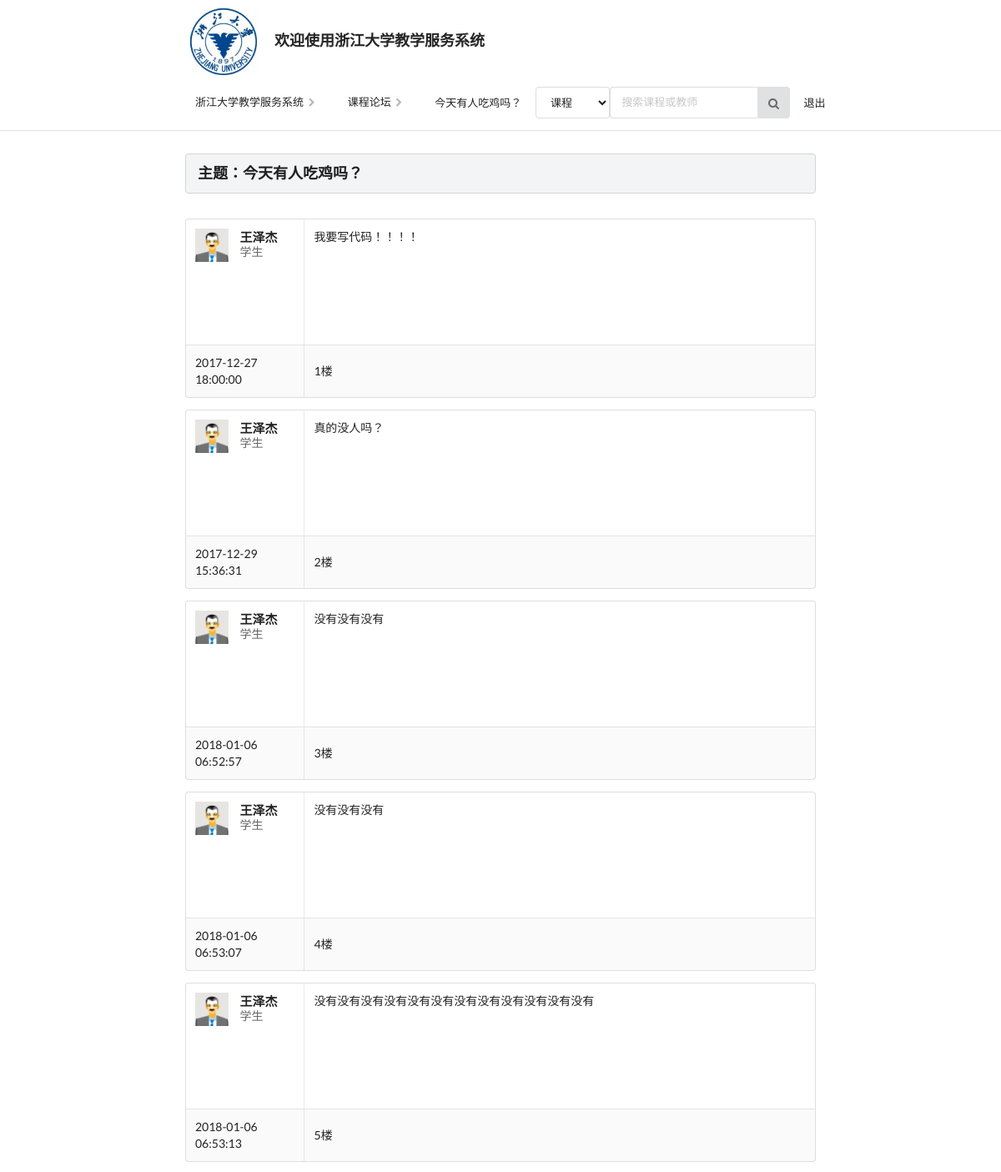
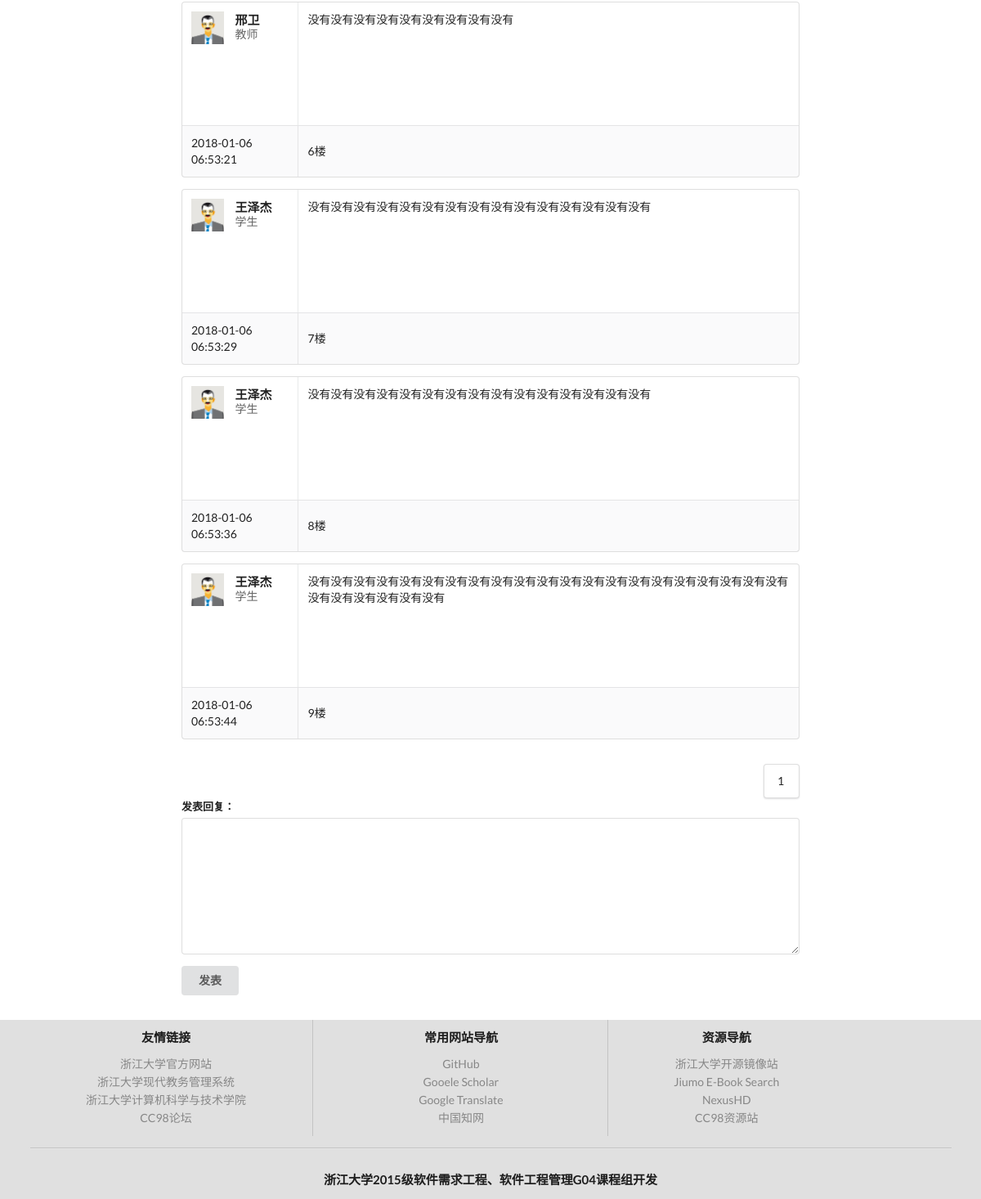
The page /student/student_forum/1/ (signed in) on the database its author committed (2 pictures, top to bottom).
### teacher/models.py (models this page shows, shortened)
class ForumList(models.Model):
    forum_title = models.CharField(max_length=300, null=True)
    forum_content = models.TextField(null=True)
    forum_time = models.DateTimeField(null=True)
    forum_course = models.ForeignKey('CourseInfo', on_delete=models.CASCADE)
    forum_user = models.ForeignKey('UserInfo', on_delete=models.CASCADE)

class UserInfo(models.Model):
    user = models.OneToOneField(User, primary_key=True, on_delete=models.CASCADE)
    name = models.CharField(max_length=30, null=True)
    user_type = models.IntegerField()
    user_course = models.ManyToManyField('CourseInfo')

class PostReply(models.Model):
    reply_user = models.ForeignKey('UserInfo', on_delete=models.CASCADE)
    reply_post = models.ForeignKey('ForumList', on_delete=models.CASCADE)
    reply_content = models.TextField(null=True)
    reply_time = models.DateTimeField(null=True)

### student/views.py (the view)
# urls.py: url(r'^student_forum/(.+)/$', views.forum, name='student_forum'),
@user_passes_test(studentcheck, login_url="/login")
def forum(request, id):
    tmp = []
    post = ForumList.objects.get(id=id)
    reply = post.postreply_set.all()
    PostName = post.forum_title
    j = 0
    PostList = []
    for i in reply:
        j += 1
        if i.reply_user.user_type == 1:
            identity = '学生'
        elif i.reply_user.user_type == 2:
            identity = '教师'
        PostList.append(
            ['/static/Semantic-UI-master/examples/assets/images/avatar/tom.jpg', i.reply_user.name, identity, i.reply_content, i.reply_time.strftime("%Y-%m-%d %H:%M:%S"), j])
    PostPage = Paginator(PostList, 10)
    PostPaginator = []
    for i in range(1, PostPage.num_pages + 1):
        for j in PostPage.page(i):
            tmp.append(PostPage.page(i))
        PostPaginator.append(tmp)
        tmp = []
    return render(request, 'student/student_forum.html', {'PostPage': PostPage,
                                                          'PostPaginator': PostPaginator,
                                                          'PostName': PostName})

### student/views.py (called while the page is built)
def studentcheck(user):
    try:
        if user.userinfo.user_type == 1:
            return True
    except:
        return False
    return False

### templates/student/student_forum.html (shortened to what this page needs)
<!DOCTYPE html>
<html lang="en">
<head>
    <meta charset="utf-8"> {% load staticfiles %}
    <link rel="stylesheet" href="{% static 'css/tab.css' %}">
    <link rel="stylesheet" href="{% static 'css/pagination.css' %}">
    <link rel="stylesheet" href="{% static 'Semantic-UI-master/dist/semantic.min.css' %}">
</head>
<body onload="init()">
    <div class="pusher" id="pusher">
        <div class="ui container" style="width: 62%;margin-top: 10px">
            <div class="ui items">
                <div class="item">
                    <a class="ui tiny image">
                        <img src="{% static 'img/zju4.jpg' %}">
                    </a>
                    <div class="middle aligned content">
                        <a class="header">欢迎使用浙江大学教学服务系统</a>
                    </div>
                </div>
            </div>
        </div>
        <div class="ui vertical masthead center aligned segment">
            <div class="ui container" style="width: 63%">
                <div class="ui secondary small breadcrumb borderless visible menu">
                    <a class="item" onclick="hide_left()" id="menu1">
                    浙江大学教学服务系统
                    <span>
                            <i class="right chevron icon divider"></i>
                        </span>
                </a>
                    <a class="item" onclick="window.location.href='student_courses?id=1'">课程论坛
                    <span>
                    <i class="right chevron icon divider"></i>
                </span>
                </a>
                    <a class="item">{{ PostName }}</a>
                    <div class="right menu">
                        <div class="ui action input">
                            <select class="ui compact selection dropdown">
                            <option selected="" value="courses">课程</option>
                        </select>
                            <input class="prompt" type="text" placeholder="搜索课程或教师">
                            <button class="ui icon button">
                            <i class="search icon"></i>
                        </button>
                        </div>
                    </div>
                    <a class="item">退出</a>
                </div>
            </div>
        </div>
        <div class="ui hidden divider"></div>
        <div class="ui container" style='width: 63%;' id="container">
            <h3 class="ui block header" id="tittle_h">
                主题：{{ PostName }}
            </h3>
        </div>
        <div class="ui hidden divider"></div>
        <div class="ui bottom attached active tab" style="min-height: 580px">
            <div class="ui container" style="width: 63%;">
                <div class="tab-pane fade in active">
                    <div class="tab-content">
                        {% for foo in PostPaginator %} {% ifequal forloop.counter0 0 %}
                        <div class="tab-pane fade in active" id="postpage{{ forloop.counter0 }}">
                            {% for i in foo|slice:":1" %} {% for j in i %}
                            <table class="ui celled striped table">
                                <tbody>
                                    <tr class="top aligned">
                                        <td class="three wide">
                                            <h4 class="ui image header">
                                                <img src="{{ j.0 }}" class="ui large rounder image">
                                                <div class="content">{{ j.1 }}
                                                    <div class="sub header">{{ j.2 }}</div>
                                                </div>
                                            </h4>
                                        </td>
                                        <td style="height: 150px;">{{ j.3 }}</td>
                                    </tr>
                                    <tr>
                                        <td class="two wide">{{ j.4 }}</td>
                                        <td>{{ j.5 }}楼</td>
                                    </tr>
                                </tbody>
                            </table>
                            {% endfor %} {% endfor %}
                        </div>
                        {% endifequal %} {% endfor %}
                    </div>
                    <div class="ui hidden divider"></div>
                    <div class="ui right floated pagination menu">
                        {% for foo in PostPage.page_range %}
                        <a data-toggle="tab" class="item" href="#postpage{{ forloop.counter0 }}">{{ foo }}</a> {% endfor %}
                    </div>
                </div>
            </div>
            <div class="ui hidden divider"></div>
        </div>
        <div class="ui hidden divider"></div>
        <div class="ui container" style='width: 63%;' id="container2">
            <div class="ui form">
                <div class="field">
                    <label>发表回复：</label>
                    <textarea rows="8" id="reply_text"></textarea>
                </div>
                <button class="ui button" onclick="reply()">发表</button>
            </div>
            <div class="ui hidden divider"></div>
        </div>
    </div>
    <div class="ui footer basic segment" style="background-color: #E0E0E0;">
        <div class="ui center aligned container">
            <div class="ui stackable divided equal height stackable grid">
                <div class="five wide column">
                    <h4 class="ui header">友情链接</h4>
                    <div class="ui link list">
                        <a href="http://www.zju.edu.cn" class="item">浙江大学官方网站</a>
                        <a href="http://jwbinfosys.zju.edu.cn/default2.aspx" class="item">浙江大学现代教务管理系统</a>
                        <a href="http://www.cs.zju.edu.cn/" class="item">浙江大学计算机科学与技术学院</a>
                        <a href="http://www.cc98.org/" class="item">CC98论坛</a>
                    </div>
                </div>
                <div class="five wide column">
                    <h4 class="ui header">常用网站导航</h4>
                    <div class="ui link list">
                        <a href="https://github.com/" class="item">GitHub</a>
                        <a href="https://scholar.google.com/" class="item">Gooele Scholar</a>
                        <a href="https://translate.google.cn/" class="item">Google Translate</a>
                        <a href="http://www.cnki.net/" class="item">中国知网</a>
                    </div>
                </div>
                <div class="four wide column">
                    <h4 class="ui header">资源导航</h4>
                    <div class="ui link list">
                        <a href="http://mirrors.zju.edu.cn/#list" class="item">浙江大学开源镜像站</a>
                        <a href="https://www.jiumodiary.com/" class="item">Jiumo E-Book Search</a>
                        <a href="http://www.nexushd.org/index.php" class="item">NexusHD</a>
                        <a href="ftp://software.cc98.org/" class="item">CC98资源站</a>
                    </div>
                </div>
            </div>
            <div class="ui inverted section divider"></div>
            <h4>浙江大学2015级软件需求工程、软件工程管理G04课程组开发</h4>
        </div>
    </div>
</body>
</html>

### static/css/tab.css (style rules this page uses)
.tab-content { overflow: auto; }
.tab-content > .tab-pane, .pill-content > .pill-pane { display: none; }
.tab-content > .active, .pill-content > .active { display: block; }

### rows shown on the page
ForumList: forum_title "今天有人吃鸡吗？"
UserInfo: name "王泽杰" "王泽杰" "王泽杰" "王泽杰" "王泽杰" "王泽杰" "王泽杰" "王泽杰"
PostReply: reply_content "我要写代码！！！！"
PostReply: reply_content "真的没人吗？"
PostReply: reply_content "没有没有没有"
PostReply: reply_content "没有没有没有"
PostReply: reply_content "没有没有没有没有没有没有没有没有没有没有没有没有"
UserInfo: name "邢卫"
PostReply: reply_content "没有没有没有没有没有没有没有没有没有"
PostReply: reply_content "没有没有没有没有没有没有没有没有没有没有没有没有没有没有没有"
PostReply: reply_content "没有没有没有没有没有没有没有没有没有没有没有没有没有没有没有"
PostReply: reply_content "没有没有没有没有没有没有没有没有没有没有没有没有没有没有没有没有没有没有没有没有没有没有没有没有没有没有没有"

### other values the page prints
{{ j.2 }} "学生" "学生" "学生" "学生" "学生" "教师" "学生" "学生" "学生"
{{ j.4 }} "2017-12-27 18:00:00" "2017-12-29 15:36:31" "2018-01-06 06:52:57" "2018-01-06 06:53:07" "2018-01-06 06:53:13" "2018-01-06 06:53:21" "2018-01-06 06:53:29" "2018-01-06 06:53:36" "2018-01-06 06:53:44"
{{ j.5 }} "1" "2" "3" "4" "5" "6" "7" "8" "9"
{{ foo }} "1"
